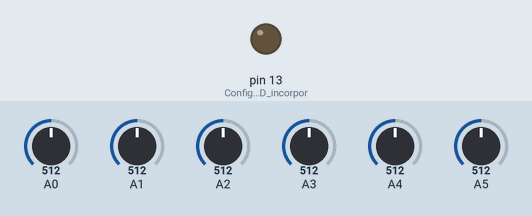
The sketch below on a simulated Arduino Uno, built with avr-gcc and run on an emulated ATmega328P. Shown: output pins drawn as LEDs (lit = HIGH). The test bench sets the inputs (shaded band); at power-on: A0 = 512, A1 = 512, A2 = 512, A3 = 512, A4 = 512, A5 = 512. What the sketch prints to the serial monitor is not drawn.

Above: at 0.1 s.
At 0.6 s:
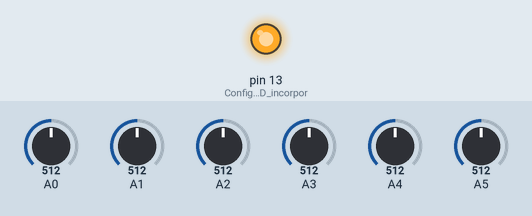
Timing chart, 0 to 12.0 s (numbered marks = the images above):
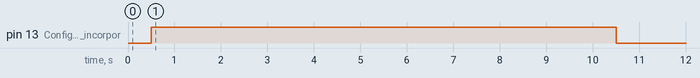

The sketch:

Prueba_Sensores.ino
```cpp
#include <QTRSensors.h>

// Prueba básica de los Sensores Siguelíneas de Pololu QTR-8A

QTRSensors qtr; // Crea una instancia de la clase QTRSensors para interactuar con los sensores

const uint8_t SensorCount = 6; // Número de sensores que se están utilizando
uint16_t sensorValues[SensorCount]; // Arreglo para almacenar los valores de los sensores

void setup()
{
  qtr.setTypeAnalog(); // Configura los sensores como analógicos
  qtr.setSensorPins((const uint8_t[]){A0, A1, A2, A3, A4, A5}, SensorCount); // Establece los pines que se utilizan para los sensores
  qtr.setEmitterPin(11); // Establece el pin del emisor IR

  delay(500); // Espera para que los sensores se estabilicen
  pinMode(LED_BUILTIN, OUTPUT); // Configura el LED incorporado como salida
  digitalWrite(LED_BUILTIN, HIGH); // Enciende el LED para indicar el inicio de la calibración

  // Calibración de los sensores
  for (uint16_t i = 0; i < 400; i++)
  {
    qtr.calibrate(); // Ejecuta la calibración
  }
  digitalWrite(LED_BUILTIN, LOW); // Apaga el LED para señalar el fin de la calibración

  // Inicia la comunicación Serial
  Serial.begin(9600);
  // Imprime los valores mínimos obtenidos durante la calibración
  for (uint8_t i = 0; i < SensorCount; i++)
  {
    Serial.print(qtr.calibrationOn.minimum[i]);
    Serial.print(' ');
  }
  Serial.println();

  // Imprime los valores máximos obtenidos durante la calibración
  for (uint8_t i = 0; i < SensorCount; i++)
  {
    Serial.print(qtr.calibrationOn.maximum[i]);
    Serial.print(' ');
  }
  Serial.println();
  Serial.println();
  delay(1000); // Espera antes de iniciar el bucle principal
}

void loop()
{
  // Lee la posición de la línea respecto a los sensores
  uint16_t position = qtr.readLineBlack(sensorValues);

  // Imprime los valores de reflectancia de cada sensor en tiempo real
  for (uint8_t i = 0; i < SensorCount; i++)
  {
    Serial.print(sensorValues[i]);
    Serial.print('\t');
  }
  Serial.println(position); // Imprime la posición calculada de la línea

  delay(250); // Pequeña pausa para hacer las lecturas menos frecuentes
}
```
